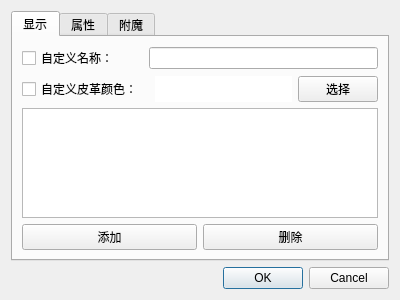
<?xml version="1.0" encoding="UTF-8"?>
<ui version="4.0">
 <class>CustomItem</class>
 <widget class="QDialog" name="CustomItem">
  <property name="geometry">
   <rect>
    <x>0</x>
    <y>0</y>
    <width>400</width>
    <height>300</height>
   </rect>
  </property>
  <property name="windowTitle">
   <string>自定义物品</string>
  </property>
  <layout class="QGridLayout" name="gridLayout">
   <item row="0" column="0">
    <widget class="QTabWidget" name="tabWidget">
     <property name="currentIndex">
      <number>0</number>
     </property>
     <widget class="QWidget" name="tab">
      <attribute name="title">
       <string>显示</string>
      </attribute>
      <layout class="QGridLayout" name="gridLayout_3">
       <item row="2" column="0">
        <widget class="QPushButton" name="displaysAdd_pushButton">
         <property name="text">
          <string>添加</string>
         </property>
        </widget>
       </item>
       <item row="2" column="1">
        <widget class="QPushButton" name="displaysDelete_pushButton">
         <property name="text">
          <string>删除</string>
         </property>
        </widget>
       </item>
       <item row="1" column="0" colspan="2">
        <widget class="QTableView" name="displays_tableView">
         <property name="editTriggers">
          <set>QAbstractItemView::DoubleClicked|QAbstractItemView::SelectedClicked</set>
         </property>
         <property name="showDropIndicator" stdset="0">
          <bool>true</bool>
         </property>
         <property name="dragEnabled">
          <bool>false</bool>
         </property>
         <property name="dragDropOverwriteMode">
          <bool>false</bool>
         </property>
         <property name="dragDropMode">
          <enum>QAbstractItemView::NoDragDrop</enum>
         </property>
         <property name="defaultDropAction">
          <enum>Qt::MoveAction</enum>
         </property>
         <property name="alternatingRowColors">
          <bool>true</bool>
         </property>
         <property name="selectionMode">
          <enum>QAbstractItemView::SingleSelection</enum>
         </property>
         <property name="selectionBehavior">
          <enum>QAbstractItemView::SelectRows</enum>
         </property>
        </widget>
       </item>
       <item row="0" column="0" colspan="2">
        <layout class="QGridLayout" name="gridLayout_2">
         <item row="0" column="0">
          <widget class="QCheckBox" name="customName_checkBox">
           <property name="text">
            <string>自定义名称：</string>
           </property>
          </widget>
         </item>
         <item row="1" column="2">
          <widget class="QLabel" name="leatherColor_label">
           <property name="sizePolicy">
            <sizepolicy hsizetype="Expanding" vsizetype="Preferred">
             <horstretch>0</horstretch>
             <verstretch>0</verstretch>
            </sizepolicy>
           </property>
           <property name="styleSheet">
            <string notr="true">background-color: rgb(255, 255, 255);</string>
           </property>
           <property name="text">
            <string/>
           </property>
          </widget>
         </item>
         <item row="1" column="3">
          <widget class="QPushButton" name="colorChoose_pushButton">
           <property name="text">
            <string>选择</string>
           </property>
          </widget>
         </item>
         <item row="1" column="0">
          <widget class="QCheckBox" name="leatherColor_checkBox">
           <property name="text">
            <string>自定义皮革颜色：</string>
           </property>
          </widget>
         </item>
         <item row="0" column="1" colspan="3">
          <widget class="QLineEdit" name="customName_lineEdit"/>
         </item>
        </layout>
       </item>
      </layout>
     </widget>
     <widget class="QWidget" name="tab_2">
      <attribute name="title">
       <string>属性</string>
      </attribute>
      <layout class="QGridLayout" name="gridLayout_4">
       <item row="1" column="0">
        <widget class="QPushButton" name="attributeModifiersAdd_pushButton">
         <property name="text">
          <string>添加</string>
         </property>
        </widget>
       </item>
       <item row="1" column="1">
        <widget class="QPushButton" name="attributeModifiersDelete_pushButton">
         <property name="text">
          <string>删除</string>
         </property>
        </widget>
       </item>
       <item row="0" column="0" colspan="2">
        <widget class="QTableView" name="attributeModifiers_tableView">
         <property name="editTriggers">
          <set>QAbstractItemView::AllEditTriggers</set>
         </property>
         <property name="dragEnabled">
          <bool>true</bool>
         </property>
         <property name="dragDropMode">
          <enum>QAbstractItemView::DragDrop</enum>
         </property>
         <property name="alternatingRowColors">
          <bool>true</bool>
         </property>
         <property name="selectionBehavior">
          <enum>QAbstractItemView::SelectRows</enum>
         </property>
        </widget>
       </item>
      </layout>
     </widget>
     <widget class="QWidget" name="tab_3">
      <attribute name="title">
       <string>附魔</string>
      </attribute>
      <layout class="QGridLayout" name="gridLayout_5">
       <item row="0" column="0" colspan="2">
        <widget class="QTableView" name="enchantments_tableView">
         <property name="editTriggers">
          <set>QAbstractItemView::AllEditTriggers</set>
         </property>
         <property name="dragEnabled">
          <bool>true</bool>
         </property>
         <property name="dragDropMode">
          <enum>QAbstractItemView::DragDrop</enum>
         </property>
         <property name="alternatingRowColors">
          <bool>true</bool>
         </property>
         <property name="selectionBehavior">
          <enum>QAbstractItemView::SelectRows</enum>
         </property>
        </widget>
       </item>
       <item row="1" column="0">
        <widget class="QPushButton" name="enchantmentsAdd_pushButton">
         <property name="text">
          <string>添加</string>
         </property>
        </widget>
       </item>
       <item row="1" column="1">
        <widget class="QPushButton" name="enchantmentsDelete_pushButton">
         <property name="text">
          <string>删除</string>
         </property>
        </widget>
       </item>
      </layout>
     </widget>
    </widget>
   </item>
   <item row="1" column="0">
    <widget class="QDialogButtonBox" name="buttonBox">
     <property name="orientation">
      <enum>Qt::Horizontal</enum>
     </property>
     <property name="standardButtons">
      <set>QDialogButtonBox::Cancel|QDialogButtonBox::Ok</set>
     </property>
    </widget>
   </item>
  </layout>
 </widget>
 <resources/>
 <connections>
  <connection>
   <sender>buttonBox</sender>
   <signal>accepted()</signal>
   <receiver>CustomItem</receiver>
   <slot>accept()</slot>
   <hints>
    <hint type="sourcelabel">
     <x>248</x>
     <y>254</y>
    </hint>
    <hint type="destinationlabel">
     <x>157</x>
     <y>274</y>
    </hint>
   </hints>
  </connection>
  <connection>
   <sender>buttonBox</sender>
   <signal>rejected()</signal>
   <receiver>CustomItem</receiver>
   <slot>reject()</slot>
   <hints>
    <hint type="sourcelabel">
     <x>316</x>
     <y>260</y>
    </hint>
    <hint type="destinationlabel">
     <x>286</x>
     <y>274</y>
    </hint>
   </hints>
  </connection>
 </connections>
</ui>
